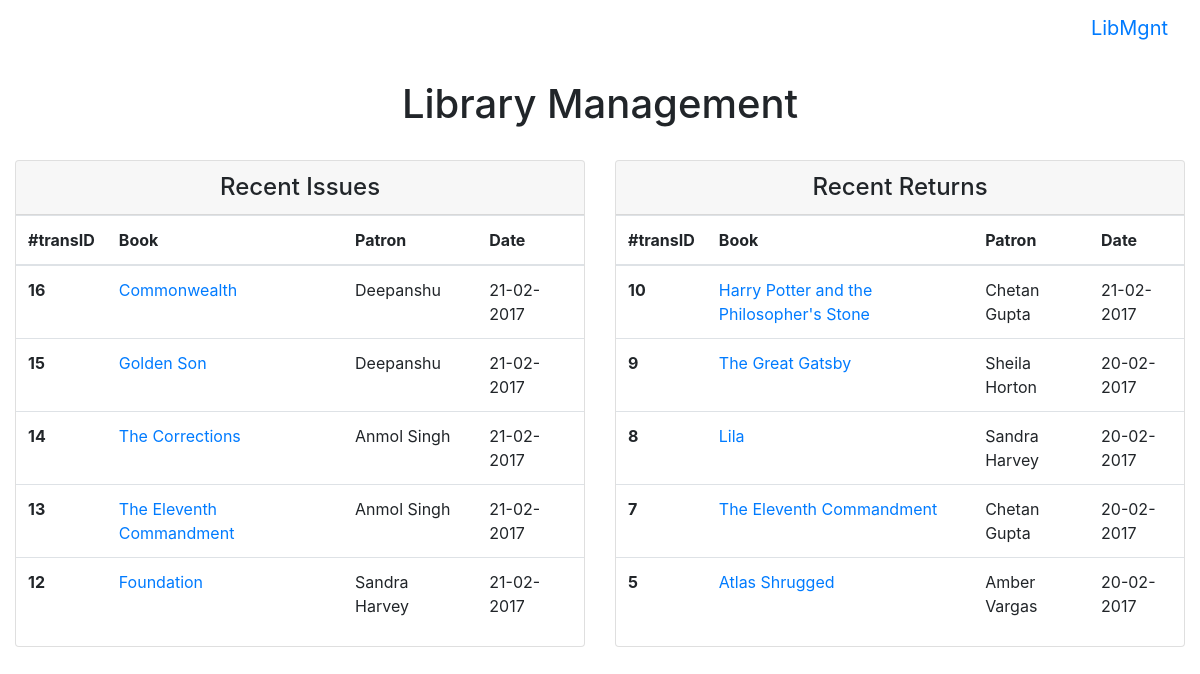
The page / (signed in) on the database as committed earlier.
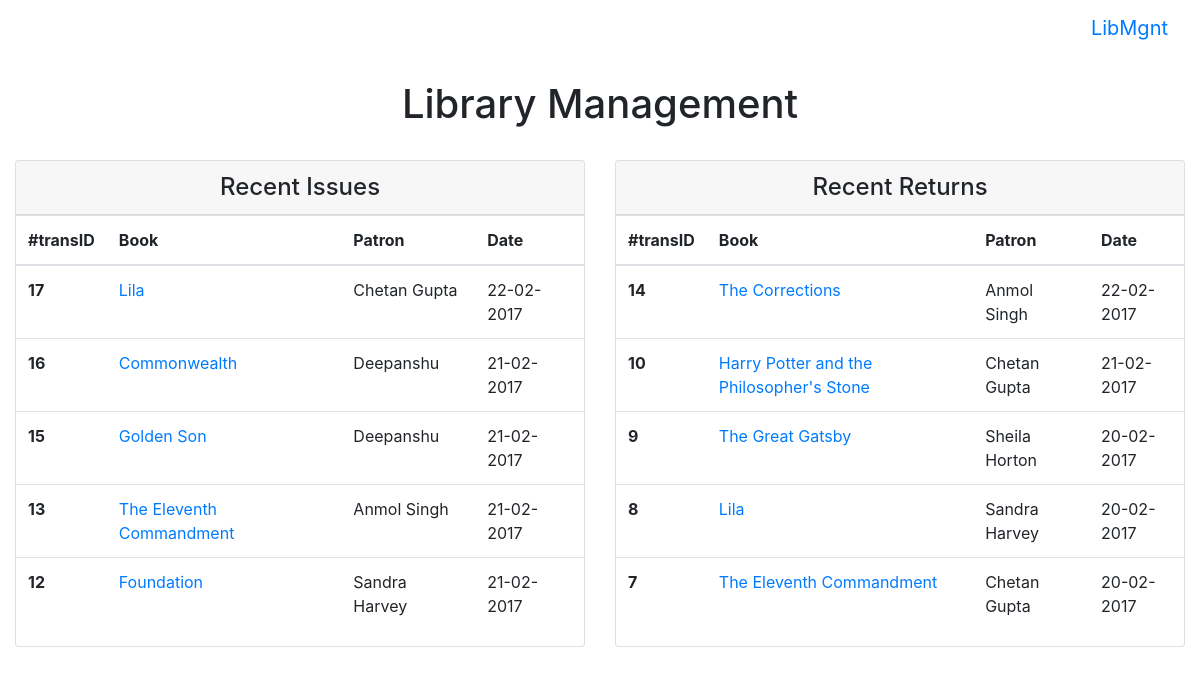
The same page on the database as committed later.
### tables this page shows
CREATE TABLE issue(
	transID INTEGER PRIMARY KEY AUTOINCREMENT,
	bookID INTEGER,
	patronID INTEGER,
	librarianID INTEGER,
	issueDate DATE,
	FOREIGN KEY (bookID) REFERENCES book(id),
	FOREIGN KEY (patronID) REFERENCES patron(id),
	FOREIGN KEY (librarianID) REFERENCES librarian(id));

CREATE TABLE "book" (
	`id`	INTEGER PRIMARY KEY AUTOINCREMENT,
	`title`	VARCHAR(50) NOT NULL,
	`author`	VARCHAR(50) NOT NULL,
	`publishDate`	DATE,
	`publisher`	VARCHAR(50),
	`isbn13`	VARCHAR(13) UNIQUE,
	`supplierID`	INTEGER,
	FOREIGN KEY(`supplierID`) REFERENCES supplier ( id )
);

CREATE TABLE patron(
	id INTEGER PRIMARY KEY AUTOINCREMENT,
	cardNum INTEGER UNIQUE,
	name VARCHAR(50),
	dob DATE,
	doj DATE,
	address TEXT,
	phone VARCHAR(10),
	borrowLimit INTEGER DEFAULT 2);

CREATE TABLE issue_history(
	transID INTEGER PRIMARY KEY,
	bookID INTEGER,
	patronID INTEGER,
	issuedbyID INTEGER,
	returnedtoID INTEGER,
	issueDate DATE,
	returnDate DATE,
	lateFees INTEGER,
	FOREIGN KEY (bookID) REFERENCES book(id),
	FOREIGN KEY (patronID) REFERENCES patron(id),
	FOREIGN KEY (issuedbyID) REFERENCES librarian(id),
	FOREIGN KEY (returnedtoID) REFERENCES librarian(id));

### server.py (the view)
@app.route("/")
def home():
	payload = {}
	if current_user.is_authenticated is not False:
		latest_issues = db_util.getLatestIssues()
		latest_returns = db_util.getLatestReturns()
		payload['issues'] = latest_issues
		payload['returns'] = latest_returns
	return render_template("home.html", payload=payload)

### db_util.py (called while the page is built)
def getLatestIssues():
	try:
		cursor.execute('''SELECT transID,bookID,title,patronID,name,issueDate
			FROM issue,book,patron
			WHERE bookID=book.id AND patronID=patron.id
			ORDER BY issueDate DESC, transID DESC;''')
		issues = cursor.fetchall()
		return issues
	except Exception as e:
		print(e)
		return None

def getLatestReturns():
	try:
		cursor.execute('''SELECT transID,bookID,title,patronID,name,returnDate
			FROM issue_history,book,patron
			WHERE bookID=book.id AND patronID=patron.id
			ORDER BY returnDate DESC, transID DESC;''')
		returns = cursor.fetchall()
		return returns
	except Exception as e:
		print(e)
		return None

### librarian.py (called while the page is built)
	def get(self, username):
		try:
			cursor.execute('''SELECT * FROM librarian WHERE username=:username''', (username, ))
			librarian = cursor.fetchone()
			self.librarianID = librarian[0]
			self.username = librarian[1]
			self.password = librarian[2]
			self.authenticated = False
			return self
		except Exception as e:
			print(e)
			return None

### server.py (called while the page is built)
@login_manager.user_loader
def user_loader(username):
	return Librarian().get(username)

### templates/home.html (shortened to what this page needs)
{% extends "base.html" %}
{% block body %}
{% if current_user.is_authenticated %}
<div class="container-fluid" >
<div class="text-center">
		<h1>Library Management</h1>
		<br>
	</div>
	<div class="row">
		<div class="col-sm-6" >
			<div class="card card-outline-primary">
				<h4 class="card-header text-center card-outline-primary">
					Recent Issues
				</h4>
				<div class="card-block table-responsive">
					<table class="table table-hover">
						<thead>
							<tr>
							<th>#transID</th>
								<th>Book</th>
								<th>Patron</th>
								<th>Date</th>
							</tr>
						</thead>
						<tbody>
							{% for issue in payload.issues[:5] %}
							<tr>
								<th scope="row">{{issue[0]}}</th>
								<td><a href="/book/{{issue[1]}}">{{issue[2]}}</a></td>
								<td>{{issue[4]}}</td>
								<td>{{issue[5]}}</td>
							</tr>
							{% endfor %}
						</tbody>
					</table>
				</div>
			</div>
		</div>
		<div class="col-sm-6" >
			<div class="card card-outline-primary">
				<h4 class="card-header text-center card-outline-primary">
					Recent Returns
				</h4>
				<div class="card-block table-responsive">
					<table class="table table-hover">
						<thead>
							<tr>
							<th>#transID</th>
								<th>Book</th>
								<th>Patron</th>
								<th>Date</th>
							</tr>
						</thead>
						<tbody>
							{% for returned in payload.returns[:5] %}
							<tr>
								<th scope="row">{{returned[0]}}</th>
								<td><a href="/book/{{returned[1]}}">{{returned[2]}}</a></td>
								<td>{{returned[4]}}</td>
								<td>{{returned[5]}}</td>
							</tr>
							{% endfor %}
						</tbody>
					</table>
				</div>
			</div>
		</div>
	</div>
</div>
<br><br>
{% endif %}
{% endblock %}

Rows that differ between the two databases and show on the page:
removed issue: transID "14", title "The Corrections", name "Anmol Singh", issueDate "21-02-2017"
no longer on this page (row unchanged): issue_history: transID "5", title "Atlas Shrugged", name "Amber Vargas", returnDate "20-02-2017"
added issue: transID "17", title "Lila", name "Chetan Gupta", issueDate "22-02-2017"
added issue_history: transID "14", title "The Corrections", name "Anmol Singh", returnDate "22-02-2017"
